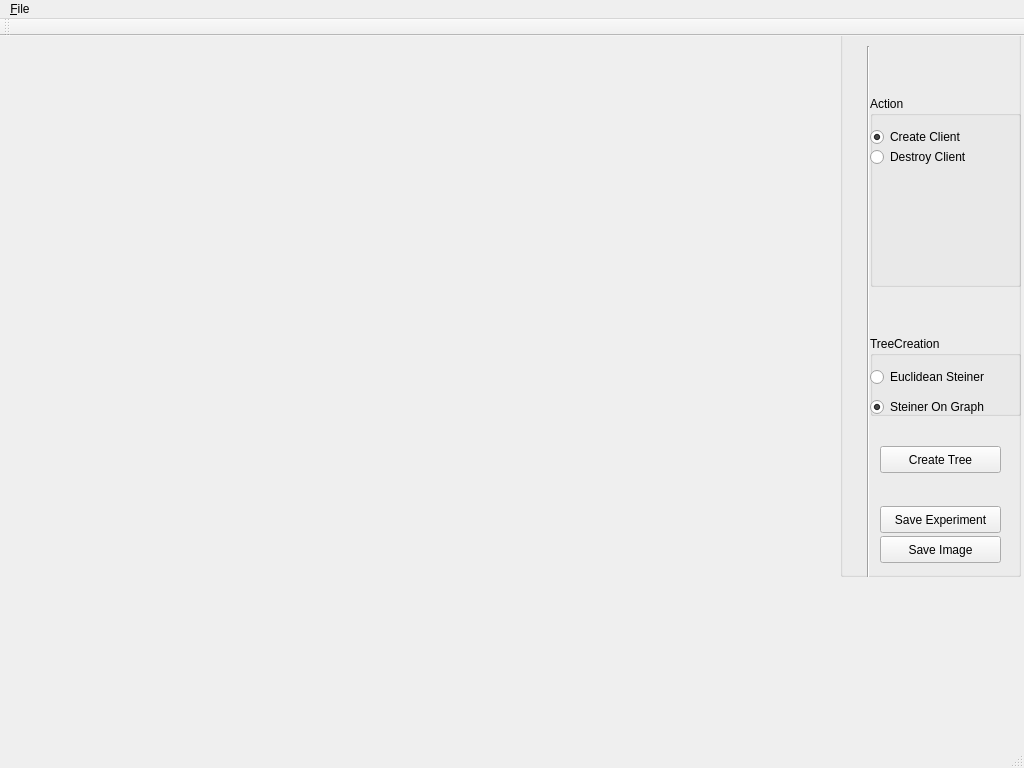
<?xml version="1.0" encoding="UTF-8"?>
<ui version="4.0">
 <class>VisualiserWindow</class>
 <widget class="QMainWindow" name="VisualiserWindow">
  <property name="geometry">
   <rect>
    <x>0</x>
    <y>0</y>
    <width>1024</width>
    <height>768</height>
   </rect>
  </property>
  <property name="sizePolicy">
   <sizepolicy hsizetype="Expanding" vsizetype="Expanding">
    <horstretch>0</horstretch>
    <verstretch>0</verstretch>
   </sizepolicy>
  </property>
  <property name="windowTitle">
   <string>VisualiserWindow</string>
  </property>
  <widget class="QWidget" name="centralWidget">
   <widget class="QGroupBox" name="groupBox">
    <property name="geometry">
     <rect>
      <x>840</x>
      <y>-20</y>
      <width>181</width>
      <height>561</height>
     </rect>
    </property>
    <property name="sizePolicy">
     <sizepolicy hsizetype="MinimumExpanding" vsizetype="Expanding">
      <horstretch>0</horstretch>
      <verstretch>0</verstretch>
     </sizepolicy>
    </property>
    <property name="minimumSize">
     <size>
      <width>171</width>
      <height>561</height>
     </size>
    </property>
    <property name="title">
     <string/>
    </property>
    <widget class="QGroupBox" name="groupBox_2">
     <property name="geometry">
      <rect>
       <x>30</x>
       <y>80</y>
       <width>151</width>
       <height>191</height>
      </rect>
     </property>
     <property name="title">
      <string>Action</string>
     </property>
     <widget class="QRadioButton" name="radiobtcreateclient">
      <property name="geometry">
       <rect>
        <x>0</x>
        <y>30</y>
        <width>116</width>
        <height>22</height>
       </rect>
      </property>
      <property name="text">
       <string>Create Client</string>
      </property>
      <property name="checked">
       <bool>true</bool>
      </property>
     </widget>
     <widget class="QRadioButton" name="radiobtdestroyclient">
      <property name="geometry">
       <rect>
        <x>0</x>
        <y>50</y>
        <width>131</width>
        <height>22</height>
       </rect>
      </property>
      <property name="text">
       <string>Destroy Client</string>
      </property>
     </widget>
    </widget>
    <widget class="QGroupBox" name="groupBox_3">
     <property name="geometry">
      <rect>
       <x>30</x>
       <y>320</y>
       <width>151</width>
       <height>80</height>
      </rect>
     </property>
     <property name="title">
      <string>TreeCreation</string>
     </property>
     <widget class="QRadioButton" name="radiobteuclideansteiner">
      <property name="geometry">
       <rect>
        <x>0</x>
        <y>30</y>
        <width>161</width>
        <height>22</height>
       </rect>
      </property>
      <property name="text">
       <string>Euclidean Steiner</string>
      </property>
     </widget>
     <widget class="QRadioButton" name="radiobtgraphsteiner">
      <property name="geometry">
       <rect>
        <x>0</x>
        <y>60</y>
        <width>161</width>
        <height>22</height>
       </rect>
      </property>
      <property name="text">
       <string>Steiner On Graph</string>
      </property>
      <property name="checked">
       <bool>true</bool>
      </property>
     </widget>
    </widget>
    <widget class="QPushButton" name="btcreatetree">
     <property name="geometry">
      <rect>
       <x>40</x>
       <y>430</y>
       <width>121</width>
       <height>27</height>
      </rect>
     </property>
     <property name="text">
      <string>Create Tree</string>
     </property>
    </widget>
    <widget class="QPushButton" name="btsave">
     <property name="geometry">
      <rect>
       <x>40</x>
       <y>490</y>
       <width>121</width>
       <height>27</height>
      </rect>
     </property>
     <property name="text">
      <string>Save Experiment</string>
     </property>
    </widget>
    <widget class="QPushButton" name="btsaveimg">
     <property name="geometry">
      <rect>
       <x>40</x>
       <y>520</y>
       <width>121</width>
       <height>27</height>
      </rect>
     </property>
     <property name="text">
      <string>Save Image</string>
     </property>
    </widget>
    <widget class="Line" name="line">
     <property name="geometry">
      <rect>
       <x>20</x>
       <y>30</y>
       <width>16</width>
       <height>544</height>
      </rect>
     </property>
     <property name="sizePolicy">
      <sizepolicy hsizetype="Fixed" vsizetype="Expanding">
       <horstretch>0</horstretch>
       <verstretch>0</verstretch>
      </sizepolicy>
     </property>
     <property name="orientation">
      <enum>Qt::Vertical</enum>
     </property>
    </widget>
   </widget>
   <widget class="Image" name="Imagewidget" native="true">
    <property name="geometry">
     <rect>
      <x>10</x>
      <y>0</y>
      <width>851</width>
      <height>701</height>
     </rect>
    </property>
    <property name="sizePolicy">
     <sizepolicy hsizetype="Expanding" vsizetype="Expanding">
      <horstretch>0</horstretch>
      <verstretch>0</verstretch>
     </sizepolicy>
    </property>
    <property name="minimumSize">
     <size>
      <width>800</width>
      <height>561</height>
     </size>
    </property>
   </widget>
  </widget>
  <widget class="QStatusBar" name="statusBar"/>
  <widget class="QMenuBar" name="menuBar">
   <property name="geometry">
    <rect>
     <x>0</x>
     <y>0</y>
     <width>1024</width>
     <height>25</height>
    </rect>
   </property>
   <widget class="QMenu" name="menu_File">
    <property name="title">
     <string>&amp;File</string>
    </property>
    <addaction name="actionOpenImage_2"/>
    <addaction name="separator"/>
    <addaction name="actionExit"/>
   </widget>
   <addaction name="menu_File"/>
  </widget>
  <widget class="QToolBar" name="toolBar">
   <property name="windowTitle">
    <string>toolBar</string>
   </property>
   <attribute name="toolBarArea">
    <enum>TopToolBarArea</enum>
   </attribute>
   <attribute name="toolBarBreak">
    <bool>false</bool>
   </attribute>
  </widget>
  <action name="actionFile">
   <property name="text">
    <string>File</string>
   </property>
  </action>
  <action name="actionOpenImage">
   <property name="text">
    <string>OpenImage</string>
   </property>
  </action>
  <action name="actionOpenImage_2">
   <property name="text">
    <string>OpenImage</string>
   </property>
  </action>
  <action name="actionExit">
   <property name="text">
    <string>Exit</string>
   </property>
  </action>
 </widget>
 <layoutdefault spacing="6" margin="11"/>
 <customwidgets>
  <customwidget>
   <class>Image</class>
   <extends>QWidget</extends>
   <header>image.h</header>
   <container>1</container>
  </customwidget>
 </customwidgets>
 <resources/>
 <connections/>
</ui>
